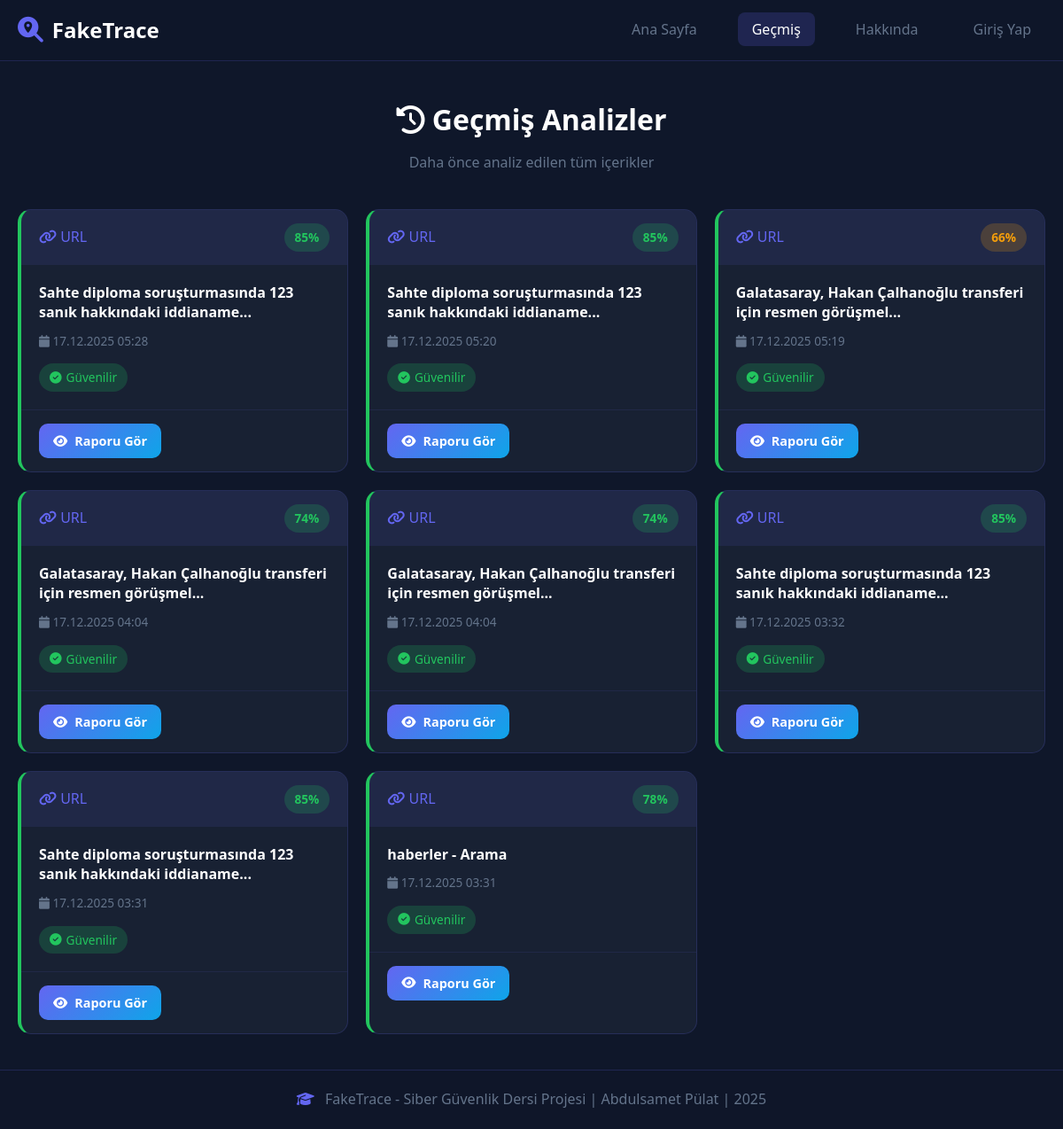
The page /history/ (signed in) on the database as committed earlier.
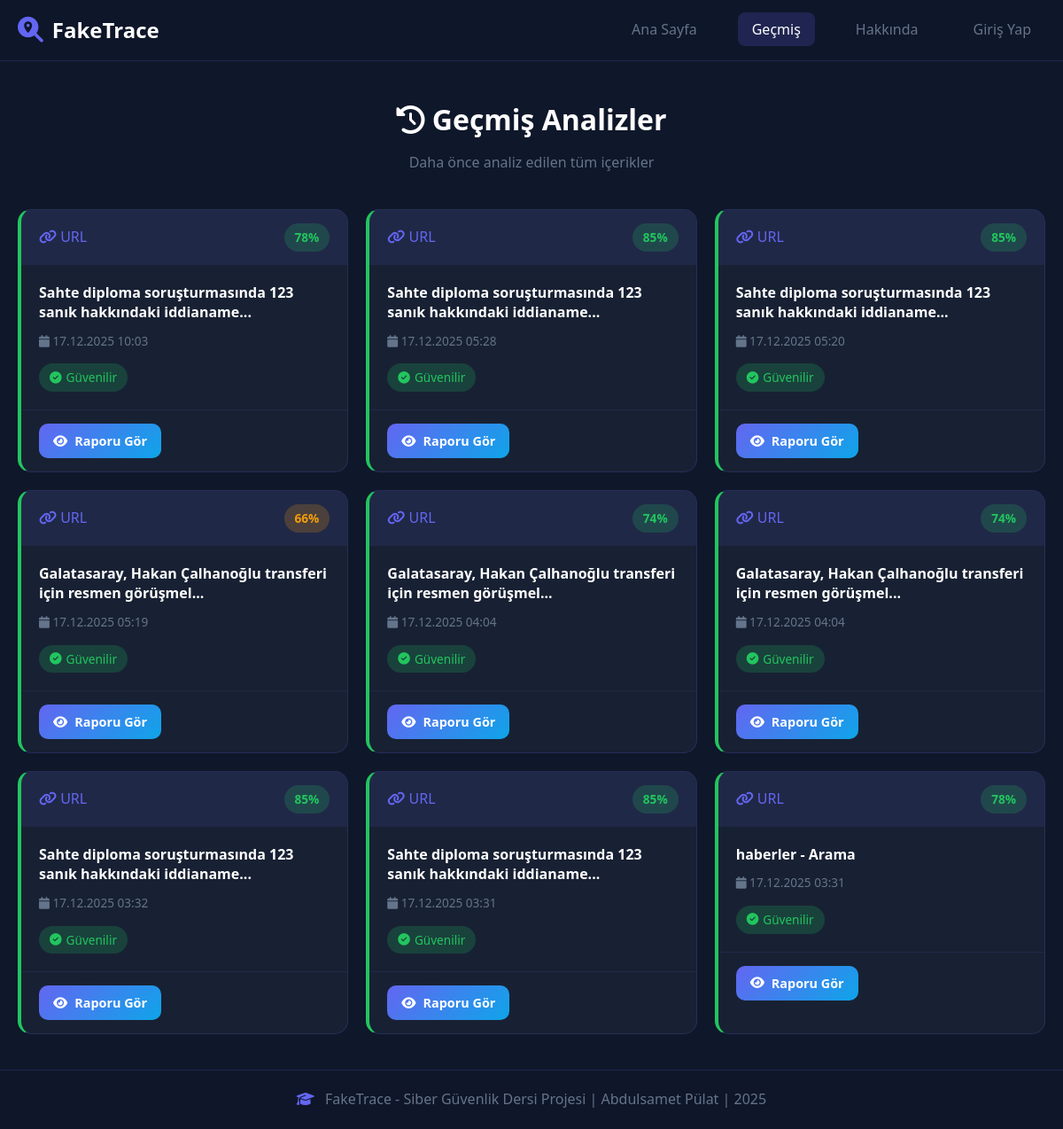
The same page on the database as committed later.
### tables this page shows
CREATE TABLE contents (
            id INTEGER PRIMARY KEY AUTOINCREMENT,
            user_id INTEGER,
            content_type TEXT NOT NULL,
            original_url TEXT,
            original_text TEXT,
            title TEXT,
            text_hash TEXT,
            image_path TEXT,
            submitted_at DATETIME DEFAULT CURRENT_TIMESTAMP,
            status TEXT DEFAULT 'completed',
            reliability_score REAL DEFAULT 0,
            is_fake INTEGER DEFAULT 0
        );

### history/routes.py (the view)
@history_bp.route('/')
@login_required
def history():
    user_id = session.get('user_id')
    contents = get_contents_by_user_id(user_id)
    return render_template('history.html', contents=contents)

### models/database.py (called while the page is built)
def get_connection():
    db_dir = os.path.dirname(DATABASE_PATH)
    if db_dir and not os.path.exists(db_dir):
        try:
            os.makedirs(db_dir, exist_ok=True)
        except Exception:
            pass
    conn = sqlite3.connect(DATABASE_PATH)
    conn.row_factory = sqlite3.Row
    return conn

def get_contents_by_user_id(user_id):
    conn = get_connection()
    cursor = conn.cursor()
    cursor.execute('SELECT * FROM contents WHERE user_id = ? ORDER BY submitted_at DESC', (user_id,))
    contents = [dict(row) for row in cursor.fetchall()]
    for c in contents:
        submitted = c.get('submitted_at')
        if submitted:
            try:
                dt = datetime.strptime(submitted, '%Y-%m-%d %H:%M:%S')
                dt = dt + timedelta(hours=3)
                c['submitted_at'] = dt.strftime('%d.%m.%Y %H:%M')
            except Exception:
                pass
    conn.close()
    return contents

### templates/history.html (shortened to what this page needs)
{% extends 'base.html' %}
{% block content %}
    <main class="history-page">
        <div class="container">
            <div class="page-header">
                <h1><i class="fas fa-history"></i> Geçmiş Analizler</h1>
                <p>Daha önce analiz edilen tüm içerikler</p>
            </div>
            {% if contents and contents|length > 0 %}
            <div class="history-grid">
                {% for content in contents %}
                <div class="history-card {% if content.is_fake %}fake{% else %}safe{% endif %}">
                    <div class="history-card-header">
                        <span class="content-type">
                            {% if content.content_type == 'url' %}
                                <i class="fas fa-link"></i> URL
                            {% elif content.content_type == 'text' %}
                                <i class="fas fa-file-alt"></i> Metin
                            {% else %}
                                <i class="fas fa-image"></i> Görsel
                            {% endif %}
                        </span>
                        <span class="score-badge {% if content.reliability_score >= 70 %}success{% elif content.reliability_score >= 40 %}warning{% else %}danger{% endif %}">
                            {{ content.reliability_score|round|int }}%
                        </span>
                    </div>
                    <div class="history-card-body">
                        <h3>{{ content.title[: 60] if content.title else 'Başlık yok' }}{% if content.title and content.title|length > 60 %}...{% endif %}</h3>
                        <p class="date">
                            <i class="fas fa-calendar"></i>
                            {{ content.submitted_at }}
                        </p>
                        {% if content.is_fake %}
                        <span class="verdict-badge danger">
                            <i class="fas fa-times-circle"></i> Şüpheli İçerik
                        </span>
                        {% else %}
                        <span class="verdict-badge success">
                            <i class="fas fa-check-circle"></i> Güvenilir
                        </span>
                        {% endif %}
                    </div>
                    <div class="history-card-footer">
                        <a href="/report/{{ content.id }}" class="btn btn-sm btn-primary">
                            <i class="fas fa-eye"></i> Raporu Gör
                        </a>
                    </div>
                </div>
                {% endfor %}
            </div>
            {% endif %}
        </div>
    </main>
{% endblock %}

Rows that differ between the two databases and show on the page:
added contents: content_type "url" (drawn), reliability_score "78", title "Sahte diploma soruşturmasında 123 sanık hakkındaki iddianame", submitted_at "17.12.2025 10:03", is_fake 0 (drawn)
